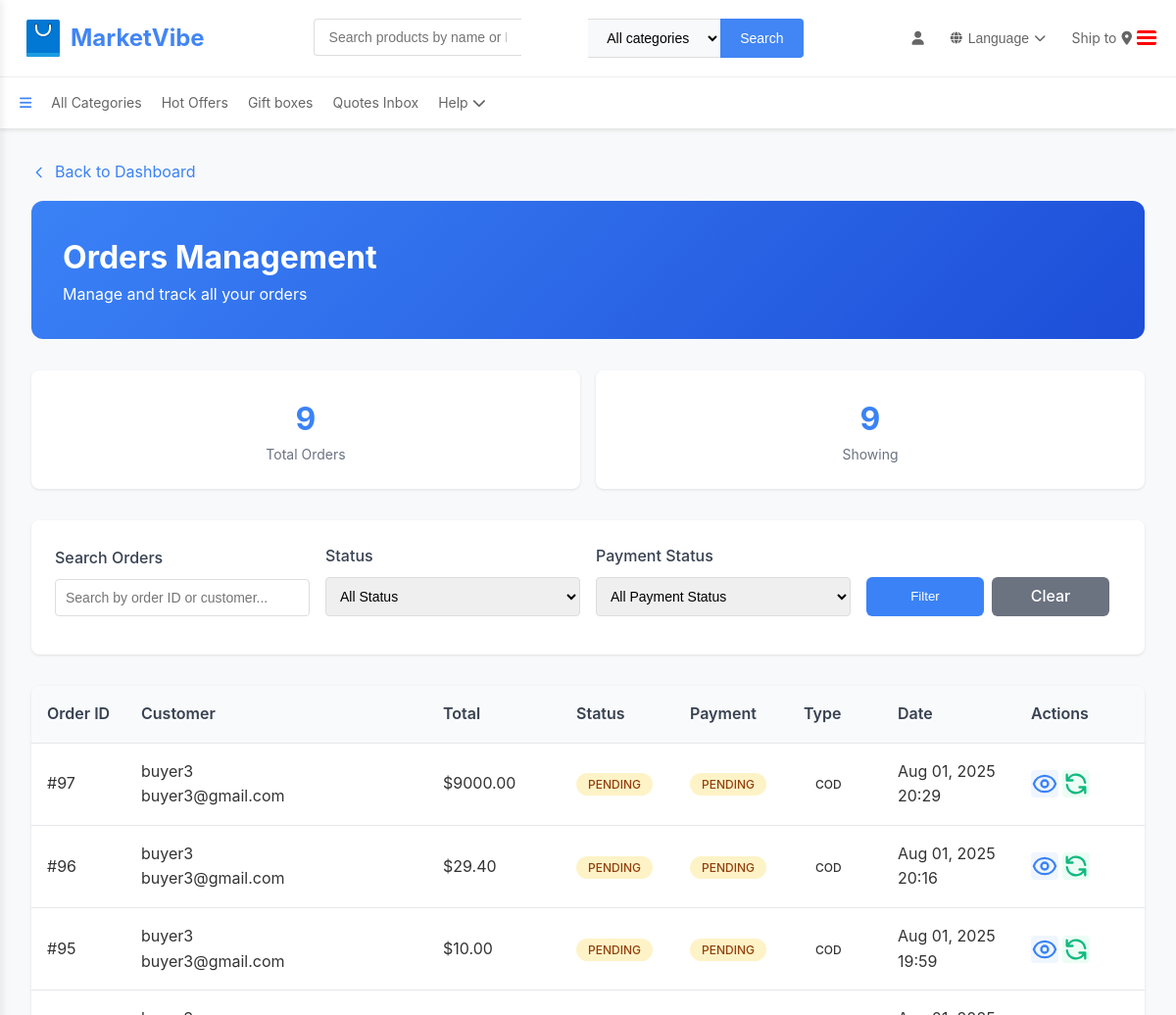
Page /orders/list/ (signed in, upper part) on the earlier database version.
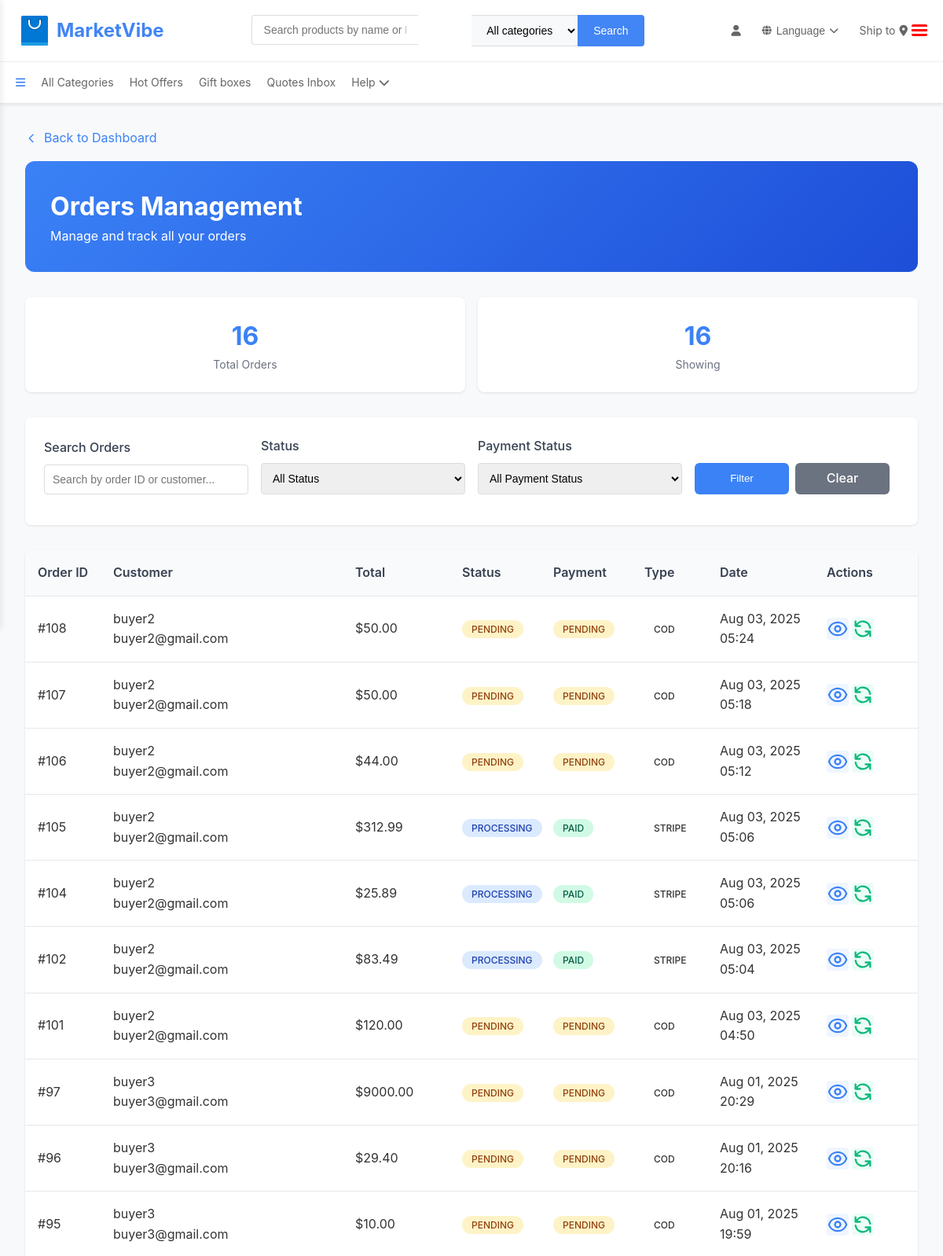
Same page on the later database version.
### buyer/models.py (models this page shows, shortened)
class Order(models.Model):
    buyer = models.ForeignKey(Buyer, on_delete=models.CASCADE)
    seller = models.ForeignKey("seller.Seller", on_delete=models.CASCADE)
    status = models.CharField(max_length=20, choices=OrderStatus.choices, default=OrderStatus.PENDING)
    total_amount = models.FloatField()
    payment_status = models.CharField(max_length=20, choices=PaymentStatus.choices, default=PaymentStatus.PENDING)
    order_type = models.CharField(max_length=20, choices=[('cod', 'Cash on Delivery'), ('stripe', 'Stripe')], default='cod')
    promotion = models.ForeignKey("seller.Promotion", on_delete=models.SET_NULL, null=True, blank=True)
    delivery_address = models.TextField()
    tracking_number = models.CharField(max_length=100, blank=True, null=True)
    notes = models.TextField(blank=True, null=True)
    created_at = models.DateTimeField(default=timezone.now)
    updated_at = models.DateTimeField(auto_now=True)
    expected_delivery_date = models.DateField(blank=True, null=True)
    class Meta:
        ordering = ['-created_at']

class Buyer(models.Model):
    name = models.CharField(max_length=100)
    email = models.EmailField(unique=True)
    image = models.BinaryField(blank=True, null=True)  # Storing image as binary data (BLOB)
    phone = models.CharField(max_length=20, null=True, blank=True)
    date_of_birth = models.DateField(null=True, blank=True)
    address = models.TextField(blank=True, null=True)
    created_at = models.DateTimeField(default=timezone.now)
    updated_at = models.DateTimeField(auto_now=True)
    def get_image_base64(self):
        """Returns the base64 string to display in templates"""
        if self.image:
            return base64.b64encode(self.image).decode('utf-8')
        return None
    image_data = property(get_image_base64)

### seller/views.py (the view)
# urls.py: path('orders/list/', views.seller_orders_list, name='orders_list'),
@login_required
def seller_orders_list(request):
    seller = get_object_or_404(Seller, user=request.user)
    orders = Order.objects.filter(seller=seller).select_related('buyer').order_by('-created_at')
    search_query = request.GET.get('search', '')
    if search_query:
        orders = orders.filter(
            Q(id__icontains=search_query) |
            Q(buyer__name__icontains=search_query) |
            Q(buyer__email__icontains=search_query)
        )
    status_filter = request.GET.get('status', '')
    if status_filter:
        orders = orders.filter(status=status_filter)
    payment_status_filter = request.GET.get('payment_status', '')
    if payment_status_filter:
        orders = orders.filter(payment_status=payment_status_filter)
    from django.core.paginator import Paginator
    paginator = Paginator(orders, 20)
    page_number = request.GET.get('page')
    page_obj = paginator.get_page(page_number)
    context = {
        'seller': seller,
        'orders': page_obj,
        'total_orders': orders.count(),
    }
    if request.headers.get('X-Requested-With') == 'XMLHttpRequest':
        return render(request, 'seller/orders_list_ajax.html', context)
    return render(request, 'seller/orders_list.html', context)

### buyer/context_processors.py (called while the page is built, shortened)
def user_sidebar_data(request):
    context = {
        'user_type': None,
        'buyer': None,
        'seller': None,
        'image_base64': None
    }
    if hasattr(request, 'user') and request.user.is_authenticated:
        try:
            buyer = Buyer.objects.filter(email=request.user.email).first()
        except Buyer.DoesNotExist:
            pass
        try:
            seller = Seller.objects.filter(email=request.user.email).first()
            if seller:
                context.update({
                    'user_type': 'seller',
                    'seller': seller,
                    'image_base64': seller.get_image_base64() if seller.image else None
                })
                return context
        except Seller.DoesNotExist:
            pass
    return context

### seller/models.py (called while the page is built)
    def get_image_base64(self):
        if self.image:
            return base64.b64encode(self.image).decode('utf-8')
        return None

### seller/templates/seller/orders_list.html (shortened to what the changed rows need)
{% extends 'index.html' %}
{% load static %}
{% block content %}
<!DOCTYPE html>
<html lang="en" data-theme="light">
<head>
</head>
<body>
    <div class="orders-container">
        <div class="page-header">
            <h1 class="text-3xl font-bold mb-2">Orders Management</h1>
        </div>
        <div class="stats-grid">
            <div class="stat-card">
                <div class="stat-value">{{ total_orders }}</div>
                <div class="stat-label">Total Orders</div>
            </div>
            <div class="stat-card">
                <div class="stat-value">{{ orders|length }}</div>
                <div class="stat-label">Showing</div>
            </div>
        </div>
        <div class="orders-table" id="ordersTableContainer">
            {% if orders %}
                {% for order in orders %}
                <div class="table-row">
                    <div class="font-mono text-sm">#{{ order.id }}</div>
                    <div>
                        {% if order.buyer.name %}
                            {{ order.buyer.name }}
                        {% elif order.buyer.user %}
                            {{ order.buyer.user.username }}
                        {% else %}
                            Anonymous
                        {% endif %}
                        <div class="text-xs text-gray-500">{{ order.buyer.email }}</div>
                    </div>
                    <div class="font-semibold">${{ order.total_amount|floatformat:2 }}</div>
                    <div>
                        <span class="status-badge status-{{ order.status|lower }}">
                            {{ order.get_status_display }}
                        </span>
                    </div>
                                <div>
                <span class="status-badge status-{{ order.payment_status|lower }}">
                    {{ order.get_payment_status_display }}
                </span>
            </div>
            <div>
                <span class="status-badge status-{{ order.order_type|lower }}">
                    {{ order.order_type|upper }}
                </span>
            </div>
            <div class="text-sm text-gray-600">
                {{ order.created_at|date:"M d, Y" }}
                <div class="text-xs">{{ order.created_at|time:"H:i" }}</div>
            </div>
                    <div style="display: flex; gap: 0.25rem;">
                        <button onclick="viewOrderDetails('{{ order.id }}')" title="View Details" class="action-btn view-btn">
                        </button>
                        <button onclick="updateOrderStatus('{{ order.id }}')" title="Update Status" class="action-btn update-btn">
                            <svg width="30" height="30" fill="none" stroke="currentColor" viewBox="0 0 24 24">
                                <path stroke-linecap="round" stroke-linejoin="round" stroke-width="2" d="M4 4v5h.582m15.356 2A8.001 8.001 0 004.582 9m0 0H9m11 11v-5h-.581m0 0a8.003 8.003 0 01-15.357-2m15.357 2H15"></path>
                            </svg>
                        </button>
                    </div>
                </div>
                {% endfor %}
            {% endif %}
        </div>
    </div>
</body>
</html>
{% endblock %}

Differences in the rows shown:
added Order: id "108", buyer.name "buyer2", buyer.email "buyer2@gmail.com", total_amount "50.00", status "PENDING", payment_status "PENDING", order_type "COD", created_at "Aug 03, 2025", created_at "05:24"
added Order: id "107", buyer.name "buyer2", buyer.email "buyer2@gmail.com", total_amount "50.00", status "PENDING", payment_status "PENDING", order_type "COD", created_at "Aug 03, 2025", created_at "05:18"
added Order: id "106", buyer.name "buyer2", buyer.email "buyer2@gmail.com", total_amount "44.00", status "PENDING", payment_status "PENDING", order_type "COD", created_at "Aug 03, 2025", created_at "05:12"
added Order: id "105", buyer.name "buyer2", buyer.email "buyer2@gmail.com", total_amount "312.99", status "PROCESSING", payment_status "PAID", order_type "STRIPE", created_at "Aug 03, 2025", created_at "05:06"
added Order: id "104", buyer.name "buyer2", buyer.email "buyer2@gmail.com", total_amount "25.89", status "PROCESSING", payment_status "PAID", order_type "STRIPE", created_at "Aug 03, 2025", created_at "05:06"
added Order: id "102", buyer.name "buyer2", buyer.email "buyer2@gmail.com", total_amount "83.49", status "PROCESSING", payment_status "PAID", order_type "STRIPE", created_at "Aug 03, 2025", created_at "05:04"
added Order: id "101", buyer.name "buyer2", buyer.email "buyer2@gmail.com", total_amount "120.00", status "PENDING", payment_status "PENDING", order_type "COD", created_at "Aug 03, 2025", created_at "04:50"
Other differences:
{{ total_orders }}: "9" → "16"
{{ orders|length }}: "9" → "16"
